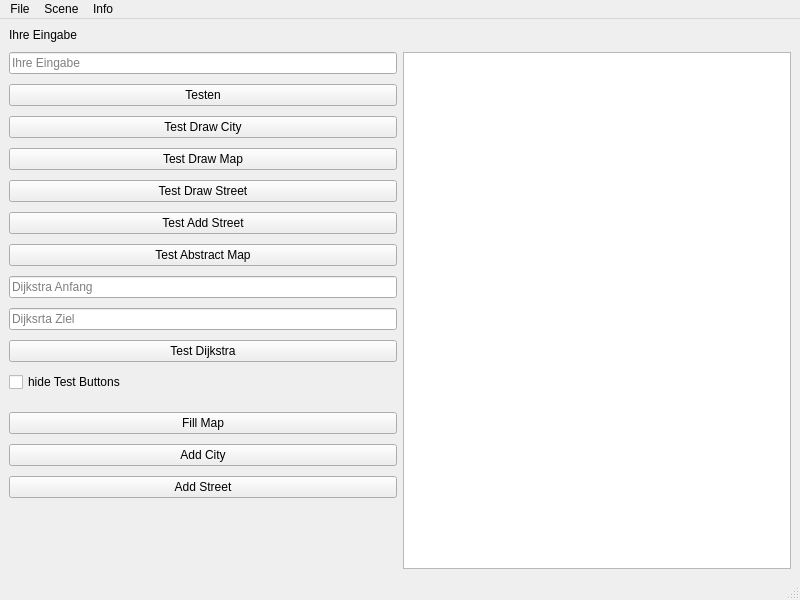
<?xml version="1.0" encoding="UTF-8"?>
<ui version="4.0">
 <class>MainWindow</class>
 <widget class="QMainWindow" name="MainWindow">
  <property name="geometry">
   <rect>
    <x>0</x>
    <y>0</y>
    <width>800</width>
    <height>600</height>
   </rect>
  </property>
  <property name="windowTitle">
   <string>MainWindow</string>
  </property>
  <widget class="QWidget" name="centralwidget">
   <layout class="QGridLayout" name="gridLayout" columnstretch="0,0">
    <property name="verticalSpacing">
     <number>10</number>
    </property>
    <item row="11" column="0">
     <widget class="QCheckBox" name="checkBox_hideTests">
      <property name="text">
       <string>hide Test Buttons</string>
      </property>
     </widget>
    </item>
    <item row="16" column="0">
     <spacer name="verticalSpacer">
      <property name="orientation">
       <enum>Qt::Orientation::Vertical</enum>
      </property>
      <property name="sizeHint" stdset="0">
       <size>
        <width>20</width>
        <height>40</height>
       </size>
      </property>
     </spacer>
    </item>
    <item row="3" column="0">
     <widget class="QPushButton" name="pushButton_drawCityTest">
      <property name="text">
       <string>Test Draw City</string>
      </property>
     </widget>
    </item>
    <item row="2" column="0">
     <widget class="QPushButton" name="pushButton_teste">
      <property name="toolTip">
       <string>Testet die Eingabe</string>
      </property>
      <property name="text">
       <string>Testen</string>
      </property>
     </widget>
    </item>
    <item row="9" column="0">
     <widget class="QLineEdit" name="lineEdit_testDijZiel">
      <property name="placeholderText">
       <string>Dijksrta Ziel</string>
      </property>
     </widget>
    </item>
    <item row="14" column="0">
     <widget class="QPushButton" name="pushButton_addCity">
      <property name="text">
       <string>Add City</string>
      </property>
     </widget>
    </item>
    <item row="0" column="0">
     <widget class="QLabel" name="lable_eingabe">
      <property name="text">
       <string>Ihre Eingabe</string>
      </property>
     </widget>
    </item>
    <item row="4" column="0">
     <widget class="QPushButton" name="pushButton_drawMapTest">
      <property name="text">
       <string>Test Draw Map</string>
      </property>
     </widget>
    </item>
    <item row="8" column="0">
     <widget class="QLineEdit" name="lineEdit_testDijAnfang">
      <property name="placeholderText">
       <string>Dijkstra Anfang</string>
      </property>
     </widget>
    </item>
    <item row="1" column="1" rowspan="16">
     <widget class="QGraphicsView" name="graphicsView"/>
    </item>
    <item row="13" column="0">
     <widget class="QPushButton" name="pushButton_fillMap">
      <property name="text">
       <string>Fill Map</string>
      </property>
     </widget>
    </item>
    <item row="10" column="0">
     <widget class="QPushButton" name="pushButton_testDij">
      <property name="text">
       <string>Test Dijkstra</string>
      </property>
     </widget>
    </item>
    <item row="5" column="0">
     <widget class="QPushButton" name="pushButton_testDrawStreet">
      <property name="text">
       <string>Test Draw Street</string>
      </property>
     </widget>
    </item>
    <item row="1" column="0">
     <widget class="QLineEdit" name="lineEdit_teste">
      <property name="placeholderText">
       <string>Ihre Eingabe</string>
      </property>
      <property name="clearButtonEnabled">
       <bool>true</bool>
      </property>
     </widget>
    </item>
    <item row="7" column="0">
     <widget class="QPushButton" name="pushButton_testAbsrMap">
      <property name="text">
       <string>Test Abstract Map</string>
      </property>
     </widget>
    </item>
    <item row="6" column="0">
     <widget class="QPushButton" name="pushButton_testAddStreet">
      <property name="text">
       <string>Test Add Street</string>
      </property>
     </widget>
    </item>
    <item row="15" column="0">
     <widget class="QPushButton" name="pushButton_addStrDialg">
      <property name="text">
       <string>Add Street</string>
      </property>
     </widget>
    </item>
   </layout>
  </widget>
  <widget class="QMenuBar" name="menubar">
   <property name="geometry">
    <rect>
     <x>0</x>
     <y>0</y>
     <width>800</width>
     <height>18</height>
    </rect>
   </property>
   <widget class="QMenu" name="menuFile">
    <property name="title">
     <string>File</string>
    </property>
    <addaction name="actionOpen"/>
    <addaction name="actionSave"/>
    <addaction name="separator"/>
    <addaction name="actionExit"/>
   </widget>
   <widget class="QMenu" name="menuScene">
    <property name="title">
     <string>Scene</string>
    </property>
    <addaction name="actionClear_Scene"/>
   </widget>
   <widget class="QMenu" name="menuInfo">
    <property name="title">
     <string>Info</string>
    </property>
    <addaction name="actionAbout"/>
   </widget>
   <addaction name="menuFile"/>
   <addaction name="menuScene"/>
   <addaction name="menuInfo"/>
  </widget>
  <widget class="QStatusBar" name="statusbar"/>
  <action name="actionOpen">
   <property name="enabled">
    <bool>false</bool>
   </property>
   <property name="text">
    <string>Open</string>
   </property>
  </action>
  <action name="actionSave">
   <property name="enabled">
    <bool>false</bool>
   </property>
   <property name="text">
    <string>Save</string>
   </property>
  </action>
  <action name="actionExit">
   <property name="text">
    <string>Exit</string>
   </property>
   <property name="shortcut">
    <string>Alt+E</string>
   </property>
  </action>
  <action name="actionClear_Scene">
   <property name="text">
    <string>Clear Scene</string>
   </property>
   <property name="shortcut">
    <string>Alt+S</string>
   </property>
  </action>
  <action name="actionAbout">
   <property name="text">
    <string>About</string>
   </property>
  </action>
 </widget>
 <resources/>
 <connections/>
</ui>
